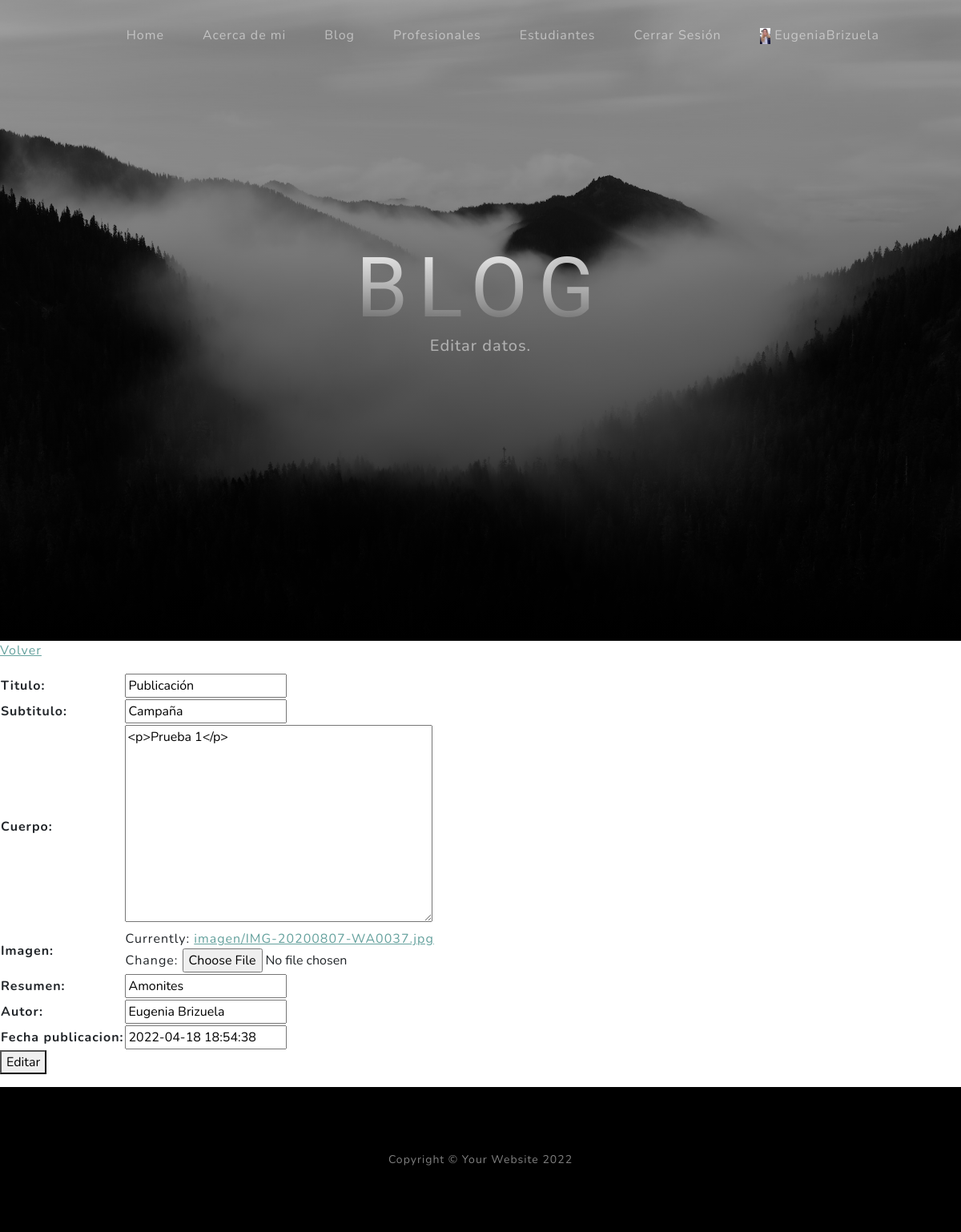
Page /blog/pages/2/editar/ (signed in) on the committed database.
### account/models.py (models this page shows)
class UserExtension (models.Model):
    avatar = models.ImageField(upload_to='avatar', null=True, blank=True)
    user = models.OneToOneField (User, on_delete=models.CASCADE)
    link = models.URLField (null=True)
    descripcion = models.CharField (max_length=200)

### blog/models.py (models this page shows, shortened)
class Blogs (models.Model):
    titulo = models.CharField(max_length=30)
    subtitulo = models.CharField(max_length=30)
    cuerpo = RichTextField(blank=True, null=True)
    imagen = models.ImageField(upload_to='imagen',null=True)
    resumen = models.CharField(max_length=100)
    autor = models.CharField(max_length=30)
    fecha_publicacion = models.DateTimeField(default=timezone.now)

### blog/views.py (the view)
# urls.py: path('pages/<int:pk>/editar/', views.BlogEditar.as_view(), name = 'blog_editar'),
class BlogEditar (LoginRequiredMixin, UpdateView):
    model = Blogs
    success_url = '/blog/pages/'
    fields = ['titulo', 'subtitulo', 'cuerpo', 'imagen', 'resumen', 'autor', 'fecha_publicacion']

### blog/templates/blog/blogs_form.html (shortened to what this page needs)
{% extends 'index/index.html' %}
{% block 'header_text_block' %}
    <h1 class="mx-auto my-0 text-uppercase">Blog</h1>
    <h2 class="text-white-50 mx-auto mt-2 mb-5">Editar datos.</h2>
{% endblock 'header_text_block' %}
{% block 'body_block' %}
  <p>
    <a href={% url 'blog_lista' %} >Volver</a>
  </p>
  <p>
      <form action=''method='post' >
          <table>
              {{form.as_table}}
          </table>
          <button>Editar</button>
      </form>
  <p>
{% endblock 'body_block' %}

### index/templates/index/index.html (shortened to what this page needs)
<!DOCTYPE html>
<html lang="en">
    {% load static %}
    <head>
        <link href={% static 'css/styles.css' %} rel="stylesheet" />
    </head>
    <body id="page-top">
        <nav class="navbar navbar-expand-lg navbar-light fixed-top" id="mainNav">
            <div class="container px-4 px-lg-5">
                <div class="collapse navbar-collapse" id="navbarResponsive">
                    <ul class="navbar-nav ms-auto">
                        <li class="nav-item"><a class="nav-link" href={% url 'index' %}>Home</a></li>
                        <li class="nav-item"><a class="nav-link" href={% url 'about' %}>Acerca de mi</a></li>
                        <li class="nav-item"><a class="nav-link" href={% url 'blog_lista' %}>Blog</a></li>
                        <li class="nav-item"><a class="nav-link" href={% url 'profesional_lista' %}>Profesionales</a></li>
                        <li class="nav-item"><a class="nav-link" href={% url 'estudiante' %}>Estudiantes</a></li>
                        {% if request.user.is_authenticated %}
                        <li class="nav-item"><a class="nav-link" href={% url 'logout' %}>Cerrar Sesión</a></li>
                        <li class="nav-item"><a class="nav-link" href={% url 'datos_usuario' %}>
                            {% if request.user.userextension.avatar %}
                            <img src= "{{request.user.userextension.avatar.url}}" alt="imagen de perfil" height='20px'>
                            {{request.user.username}}
                            {% else %}
                            {{request.user.username}}
                            {% endif %}
                        </a></li>
                        {% else %}
                        <li class="nav-item"><a class="nav-link" href={% url 'login' %}>Iniciar Sesión</a></li>
                        <li class="nav-item"><a class="nav-link" href={% url 'registrarse' %}>Registrarse</a></li>
                        {% endif %}
                    </ul>
                </div>
            </div>
        </nav>
        {% block 'header_block' %}
        <header class="masthead">
            <div class="container px-4 px-lg-5 d-flex h-100 align-items-center justify-content-center">
                <div class="d-flex justify-content-center">
                    <div class="text-center">
                        {% block 'header_text_block' %}{% endblock 'header_text_block' %}
                    </div>
                </div>
            </div>
        </header>
        {% endblock 'header_block' %}
        {% block 'body_block' %}
        {% endblock 'body_block' %}
        <footer class="footer bg-black small text-center text-white-50"><div class="container px-4 px-lg-5">Copyright &copy; Your Website 2022</div></footer>
    </body>
</html>

### rows in the picture
Blogs: titulo "Publicación", subtitulo "Campaña", cuerpo "<p>Prueba 1</p>", resumen "Amonites", autor "Eugenia Brizuela", fecha_publicacion "2022-04-18 18:54:38"

### other values in the picture
{{ request.user.username }} "EugeniaBrizuela"
